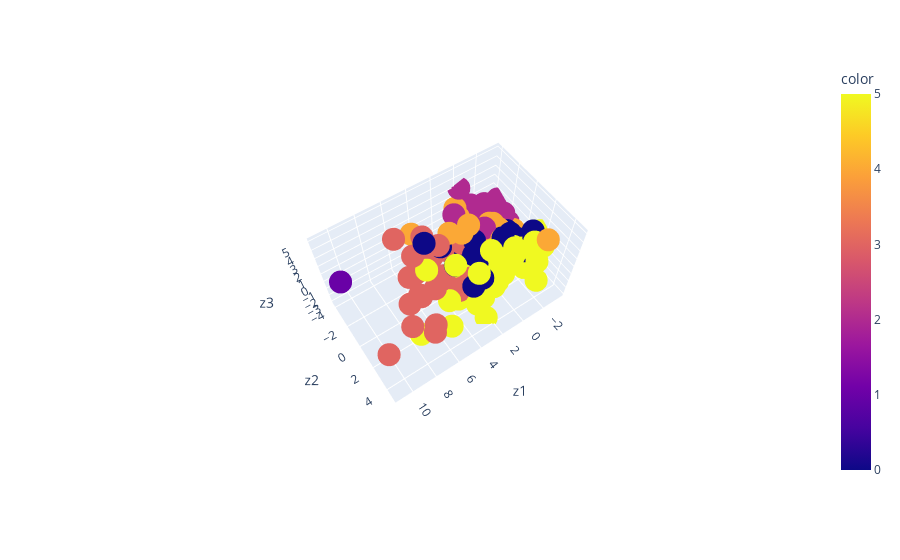

Notebook cell for this chart:
### Code cell
# this is just an interactive view that doesn't show up on static pages like GitHub.

import plotly.express as px

px.scatter_3d(pca_df, 'z1', 'z2', 'z3', color=characteristics_im['km_label'])

### Figure 1 — Plotly figure (JSON) as saved in the notebook; plotly's stock layout.template omitted (floating-point values rounded to 4 significant figures; data arrays with more than 128 entries replaced by an {"elided": "..."} marker saying what was removed)
{"data": [{"hovertemplate": "z1=%{x}<br>z2=%{y}<br>z3=%{z}<br>color=%{marker.color}<extra></extra>", "legendgroup": "", "marker": {"color": {"elided": "271 int values"}, "coloraxis": "coloraxis", "symbol": "circle"}, "mode": "markers", "name": "", "scene": "scene", "showlegend": false, "type": "scatter3d", "x": {"elided": "271 float values"}, "y": {"elided": "271 float values"}, "z": {"elided": "271 float values"}}], "layout": {"autosize": true, "coloraxis": {"colorbar": {"title": {"text": "color"}}, "colorscale": [[0, "#0d0887"], [0.1111, "#46039f"], [0.2222, "#7201a8"], [0.3333, "#9c179e"], [0.4444, "#bd3786"], [0.5556, "#d8576b"], [0.6667, "#ed7953"], [0.7778, "#fb9f3a"], [0.8889, "#fdca26"], [1, "#f0f921"]]}, "legend": {"tracegroupgap": 0}, "margin": {"t": 60}, "scene": {"aspectmode": "auto", "aspectratio": {"x": 1.418, "y": 0.8857, "z": 0.796}, "camera": {"center": {"x": 0, "y": 0, "z": 0}, "eye": {"x": 0.9969, "y": 1.476, "z": 2.838}, "projection": {"type": "perspective"}, "up": {"x": 0, "y": 0, "z": 1}}, "domain": {"x": [0, 1], "y": [0, 1]}, "xaxis": {"title": {"text": "z1"}, "type": "linear"}, "yaxis": {"title": {"text": "z2"}, "type": "linear"}, "zaxis": {"title": {"text": "z3"}, "type": "linear"}}}}
